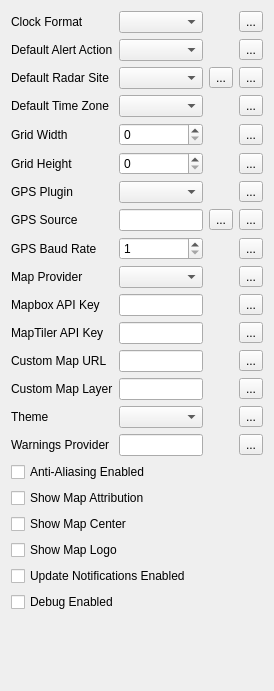
             <widget class="QWidget" name="scrollAreaWidgetContents_2">
              <property name="geometry">
               <rect>
                <x>0</x>
                <y>0</y>
                <width>274</width>
                <height>691</height>
               </rect>
              </property>
              <layout class="QVBoxLayout" name="verticalLayout">
               <item>
                <widget class="QFrame" name="frame_2">
                 <property name="frameShape">
                  <enum>QFrame::Shape::NoFrame</enum>
                 </property>
                 <layout class="QGridLayout" name="gridLayout_4">
                  <property name="leftMargin">
                   <number>0</number>
                  </property>
                  <property name="topMargin">
                   <number>0</number>
                  </property>
                  <property name="rightMargin">
                   <number>0</number>
                  </property>
                  <property name="bottomMargin">
                   <number>0</number>
                  </property>
                  <item row="13" column="0">
                   <widget class="QLabel" name="label_6">
                    <property name="text">
                     <string>MapTiler API Key</string>
                    </property>
                   </widget>
                  </item>
                  <item row="6" column="4">
                   <widget class="QToolButton" name="resetGridHeightButton">
                    <property name="text">
                     <string>...</string>
                    </property>
                    <property name="icon">
                     <iconset resource="../../../../scwx-qt.qrc">
                      <normaloff>:/res/icons/font-awesome-6/rotate-left-solid.svg</normaloff>:/res/icons/font-awesome-6/rotate-left-solid.svg</iconset>
                    </property>
                   </widget>
                  </item>
                  <item row="11" column="2">
                   <widget class="QComboBox" name="mapProviderComboBox"/>
                  </item>
                  <item row="4" column="0">
                   <widget class="QLabel" name="label_21">
                    <property name="text">
                     <string>Default Time Zone</string>
                    </property>
                   </widget>
                  </item>
                  <item row="12" column="4">
                   <widget class="QToolButton" name="resetMapboxApiKeyButton">
                    <property name="text">
                     <string>...</string>
                    </property>
                    <property name="icon">
                     <iconset resource="../../../../scwx-qt.qrc">
                      <normaloff>:/res/icons/font-awesome-6/rotate-left-solid.svg</normaloff>:/res/icons/font-awesome-6/rotate-left-solid.svg</iconset>
                    </property>
                   </widget>
                  </item>
                  <item row="6" column="2">
                   <widget class="QSpinBox" name="gridHeightSpinBox"/>
                  </item>
                  <item row="4" column="4">
                   <widget class="QToolButton" name="resetDefaultTimeZoneButton">
                    <property name="text">
                     <string>...</string>
                    </property>
                    <property name="icon">
                     <iconset resource="../../../../scwx-qt.qrc">
                      <normaloff>:/res/icons/font-awesome-6/rotate-left-solid.svg</normaloff>:/res/icons/font-awesome-6/rotate-left-solid.svg</iconset>
                    </property>
                   </widget>
                  </item>
                  <item row="11" column="0">
                   <widget class="QLabel" name="label_7">
                    <property name="text">
                     <string>Map Provider</string>
                    </property>
                   </widget>
                  </item>
                  <item row="4" column="2">
                   <widget class="QComboBox" name="defaultTimeZoneComboBox"/>
                  </item>
                  <item row="18" column="4">
                   <widget class="QToolButton" name="resetThemeButton">
                    <property name="text">
                     <string>...</string>
                    </property>
                    <property name="icon">
                     <iconset resource="../../../../scwx-qt.qrc">
                      <normaloff>:/res/icons/font-awesome-6/rotate-left-solid.svg</normaloff>:/res/icons/font-awesome-6/rotate-left-solid.svg</iconset>
                    </property>
                   </widget>
                  </item>
                  <item row="1" column="2">
                   <widget class="QComboBox" name="clockFormatComboBox"/>
                  </item>
                  <item row="3" column="2">
                   <widget class="QComboBox" name="radarSiteComboBox"/>
                  </item>
                  <item row="9" column="3">
                   <widget class="QToolButton" name="gpsSourceSelectButton">
                    <property name="text">
                     <string>...</string>
                    </property>
                   </widget>
                  </item>
                  <item row="12" column="2">
                   <widget class="QLineEdit" name="mapboxApiKeyLineEdit">
                    <property name="echoMode">
                     <enum>QLineEdit::EchoMode::Password</enum>
                    </property>
                   </widget>
                  </item>
                  <item row="8" column="0">
                   <widget class="QLabel" name="label_23">
                    <property name="text">
                     <string>GPS Plugin</string>
                    </property>
                   </widget>
                  </item>
                  <item row="10" column="0">
                   <widget class="QLabel" name="label_24">
                    <property name="text">
                     <string>GPS Baud Rate</string>
                    </property>
                   </widget>
                  </item>
                  <item row="5" column="2">
                   <widget class="QSpinBox" name="gridWidthSpinBox"/>
                  </item>
                  <item row="3" column="3">
                   <widget class="QToolButton" name="radarSiteSelectButton">
                    <property name="text">
                     <string>...</string>
                    </property>
                   </widget>
                  </item>
                  <item row="21" column="4">
                   <widget class="QToolButton" name="resetWarningsProviderButton">
                    <property name="text">
                     <string>...</string>
                    </property>
                    <property name="icon">
                     <iconset resource="../../../../scwx-qt.qrc">
                      <normaloff>:/res/icons/font-awesome-6/rotate-left-solid.svg</normaloff>:/res/icons/font-awesome-6/rotate-left-solid.svg</iconset>
                    </property>
                   </widget>
                  </item>
                  <item row="5" column="0">
                   <widget class="QLabel" name="label_2">
                    <property name="text">
                     <string>Grid Width</string>
                    </property>
                   </widget>
                  </item>
                  <item row="9" column="2">
                   <widget class="QLineEdit" name="nmeaSourceLineEdit"/>
                  </item>
                  <item row="18" column="2">
                   <widget class="QComboBox" name="themeComboBox"/>
                  </item>
                  <item row="8" column="2">
                   <widget class="QComboBox" name="positioningPluginComboBox"/>
                  </item>
                  <item row="9" column="0">
                   <widget class="QLabel" name="label_25">
                    <property name="text">
                     <string>GPS Source</string>
                    </property>
                   </widget>
                  </item>
                  <item row="21" column="2">
                   <widget class="QLineEdit" name="warningsProviderLineEdit"/>
                  </item>
                  <item row="3" column="0">
                   <widget class="QLabel" name="label">
                    <property name="text">
                     <string>Default Radar Site</string>
                    </property>
                   </widget>
                  </item>
                  <item row="3" column="4">
                   <widget class="QToolButton" name="resetRadarSiteButton">
                    <property name="text">
                     <string>...</string>
                    </property>
                    <property name="icon">
                     <iconset resource="../../../../scwx-qt.qrc">
                      <normaloff>:/res/icons/font-awesome-6/rotate-left-solid.svg</normaloff>:/res/icons/font-awesome-6/rotate-left-solid.svg</iconset>
                    </property>
                   </widget>
                  </item>
                  <item row="6" column="0">
                   <widget class="QLabel" name="label_3">
                    <property name="text">
                     <string>Grid Height</string>
                    </property>
                   </widget>
                  </item>
                  <item row="2" column="4">
                   <widget class="QToolButton" name="resetDefaultAlertActionButton">
                    <property name="text">
                     <string>...</string>
                    </property>
                    <property name="icon">
                     <iconset resource="../../../../scwx-qt.qrc">
                      <normaloff>:/res/icons/font-awesome-6/rotate-left-solid.svg</normaloff>:/res/icons/font-awesome-6/rotate-left-solid.svg</iconset>
                    </property>
                   </widget>
                  </item>
                  <item row="18" column="0">
                   <widget class="QLabel" name="label_5">
                    <property name="text">
                     <string>Theme</string>
                    </property>
                   </widget>
                  </item>
                  <item row="1" column="4">
                   <widget class="QToolButton" name="resetClockFormatButton">
                    <property name="text">
                     <string>...</string>
                    </property>
                    <property name="icon">
                     <iconset resource="../../../../scwx-qt.qrc">
                      <normaloff>:/res/icons/font-awesome-6/rotate-left-solid.svg</normaloff>:/res/icons/font-awesome-6/rotate-left-solid.svg</iconset>
                    </property>
                   </widget>
                  </item>
                  <item row="12" column="0">
                   <widget class="QLabel" name="label_4">
                    <property name="text">
                     <string>Mapbox API Key</string>
                    </property>
                   </widget>
                  </item>
                  <item row="1" column="0">
                   <widget class="QLabel" name="label_20">
                    <property name="text">
                     <string>Clock Format</string>
                    </property>
                   </widget>
                  </item>
                  <item row="13" column="2">
                   <widget class="QLineEdit" name="mapTilerApiKeyLineEdit">
                    <property name="echoMode">
                     <enum>QLineEdit::EchoMode::Password</enum>
                    </property>
                   </widget>
                  </item>
                  <item row="5" column="4">
                   <widget class="QToolButton" name="resetGridWidthButton">
                    <property name="text">
                     <string>...</string>
                    </property>
                    <property name="icon">
                     <iconset resource="../../../../scwx-qt.qrc">
                      <normaloff>:/res/icons/font-awesome-6/rotate-left-solid.svg</normaloff>:/res/icons/font-awesome-6/rotate-left-solid.svg</iconset>
                    </property>
                   </widget>
                  </item>
                  <item row="13" column="4">
                   <widget class="QToolButton" name="resetMapTilerApiKeyButton">
                    <property name="text">
                     <string>...</string>
                    </property>
                    <property name="icon">
                     <iconset resource="../../../../scwx-qt.qrc">
                      <normaloff>:/res/icons/font-awesome-6/rotate-left-solid.svg</normaloff>:/res/icons/font-awesome-6/rotate-left-solid.svg</iconset>
                    </property>
                   </widget>
                  </item>
                  <item row="2" column="2">
                   <widget class="QComboBox" name="defaultAlertActionComboBox"/>
                  </item>
                  <item row="21" column="0">
                   <widget class="QLabel" name="label_22">
                    <property name="text">
                     <string>Warnings Provider</string>
                    </property>
                   </widget>
                  </item>
                  <item row="10" column="2">
                   <widget class="QSpinBox" name="nmeaBaudRateSpinBox">
                    <property name="minimum">
                     <number>1</number>
                    </property>
                    <property name="maximum">
                     <number>999999999</number>
                    </property>
                   </widget>
                  </item>
                  <item row="2" column="0">
                   <widget class="QLabel" name="defaultAlertActionLabel">
                    <property name="text">
                     <string>Default Alert Action</string>
                    </property>
                   </widget>
                  </item>
                  <item row="11" column="4">
                   <widget class="QToolButton" name="resetMapProviderButton">
                    <property name="text">
                     <string>...</string>
                    </property>
                    <property name="icon">
                     <iconset resource="../../../../scwx-qt.qrc">
                      <normaloff>:/res/icons/font-awesome-6/rotate-left-solid.svg</normaloff>:/res/icons/font-awesome-6/rotate-left-solid.svg</iconset>
                    </property>
                   </widget>
                  </item>
                  <item row="8" column="4">
                   <widget class="QToolButton" name="resetPositioningPluginButton">
                    <property name="text">
                     <string>...</string>
                    </property>
                    <property name="icon">
                     <iconset resource="../../../../scwx-qt.qrc">
                      <normaloff>:/res/icons/font-awesome-6/rotate-left-solid.svg</normaloff>:/res/icons/font-awesome-6/rotate-left-solid.svg</iconset>
                    </property>
                   </widget>
                  </item>
                  <item row="9" column="4">
                   <widget class="QToolButton" name="resetNmeaSourceButton">
                    <property name="text">
                     <string>...</string>
                    </property>
                    <property name="icon">
                     <iconset resource="../../../../scwx-qt.qrc">
                      <normaloff>:/res/icons/font-awesome-6/rotate-left-solid.svg</normaloff>:/res/icons/font-awesome-6/rotate-left-solid.svg</iconset>
                    </property>
                   </widget>
                  </item>
                  <item row="10" column="4">
                   <widget class="QToolButton" name="resetNmeaBaudRateButton">
                    <property name="text">
                     <string>...</string>
                    </property>
                    <property name="icon">
                     <iconset resource="../../../../scwx-qt.qrc">
                      <normaloff>:/res/icons/font-awesome-6/rotate-left-solid.svg</normaloff>:/res/icons/font-awesome-6/rotate-left-solid.svg</iconset>
                    </property>
                   </widget>
                  </item>
                  <item row="14" column="2">
                   <widget class="QLineEdit" name="customMapUrlLineEdit"/>
                  </item>
                  <item row="15" column="2">
                   <widget class="QLineEdit" name="customMapLayerLineEdit"/>
                  </item>
                  <item row="14" column="0">
                   <widget class="QLabel" name="label_26">
                    <property name="text">
                     <string>Custom Map URL</string>
                    </property>
                   </widget>
                  </item>
                  <item row="15" column="0">
                   <widget class="QLabel" name="label_27">
                    <property name="text">
                     <string>Custom Map Layer</string>
                    </property>
                   </widget>
                  </item>
                  <item row="14" column="4">
                   <widget class="QToolButton" name="resetCustomMapUrlButton">
                    <property name="text">
                     <string>...</string>
                    </property>
                    <property name="icon">
                     <iconset resource="../../../../scwx-qt.qrc">
                      <normaloff>:/res/icons/font-awesome-6/rotate-left-solid.svg</normaloff>:/res/icons/font-awesome-6/rotate-left-solid.svg</iconset>
                    </property>
                   </widget>
                  </item>
                  <item row="15" column="4">
                   <widget class="QToolButton" name="resetCustomMapLayerButton">
                    <property name="text">
                     <string>...</string>
                    </property>
                    <property name="icon">
                     <iconset resource="../../../../scwx-qt.qrc">
                      <normaloff>:/res/icons/font-awesome-6/rotate-left-solid.svg</normaloff>:/res/icons/font-awesome-6/rotate-left-solid.svg</iconset>
                    </property>
                   </widget>
                  </item>
                 </layout>
                </widget>
               </item>
               <item>
                <widget class="QCheckBox" name="antiAliasingEnabledCheckBox">
                 <property name="text">
                  <string>Anti-Aliasing Enabled</string>
                 </property>
                </widget>
               </item>
               <item>
                <widget class="QCheckBox" name="showMapAttributionCheckBox">
                 <property name="text">
                  <string>Show Map Attribution</string>
                 </property>
                </widget>
               </item>
               <item>
                <widget class="QCheckBox" name="showMapCenterCheckBox">
                 <property name="text">
                  <string>Show Map Center</string>
                 </property>
                </widget>
               </item>
               <item>
                <widget class="QCheckBox" name="showMapLogoCheckBox">
                 <property name="text">
                  <string>Show Map Logo</string>
                 </property>
                </widget>
               </item>
               <item>
                <widget class="QCheckBox" name="enableUpdateNotificationsCheckBox">
                 <property name="text">
                  <string>Update Notifications Enabled</string>
                 </property>
                </widget>
               </item>
               <item>
                <widget class="QCheckBox" name="debugEnabledCheckBox">
                 <property name="text">
                  <string>Debug Enabled</string>
                 </property>
                </widget>
               </item>
               <item>
                <spacer name="verticalSpacer">
                 <property name="orientation">
                  <enum>Qt::Orientation::Vertical</enum>
                 </property>
                 <property name="sizeHint" stdset="0">
                  <size>
                   <width>20</width>
                   <height>40</height>
                  </size>
                 </property>
                </spacer>
               </item>
              </layout>
             </widget>
